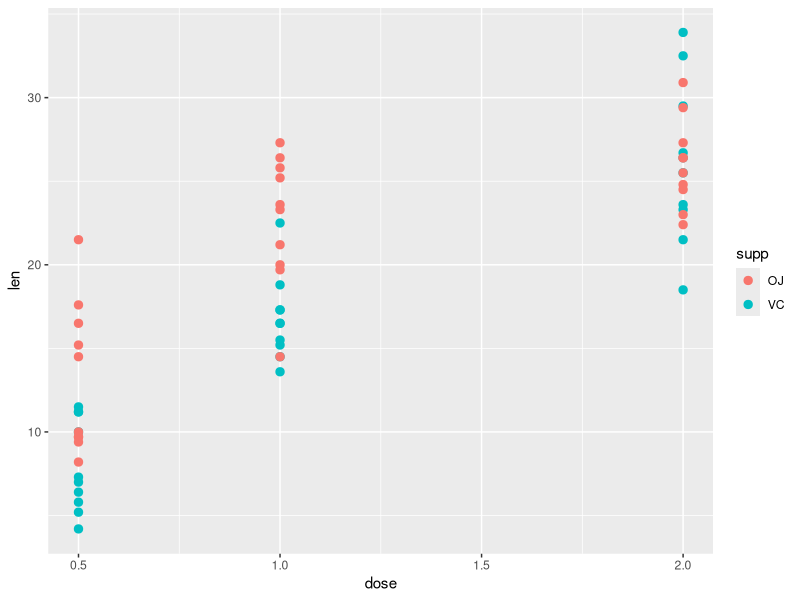
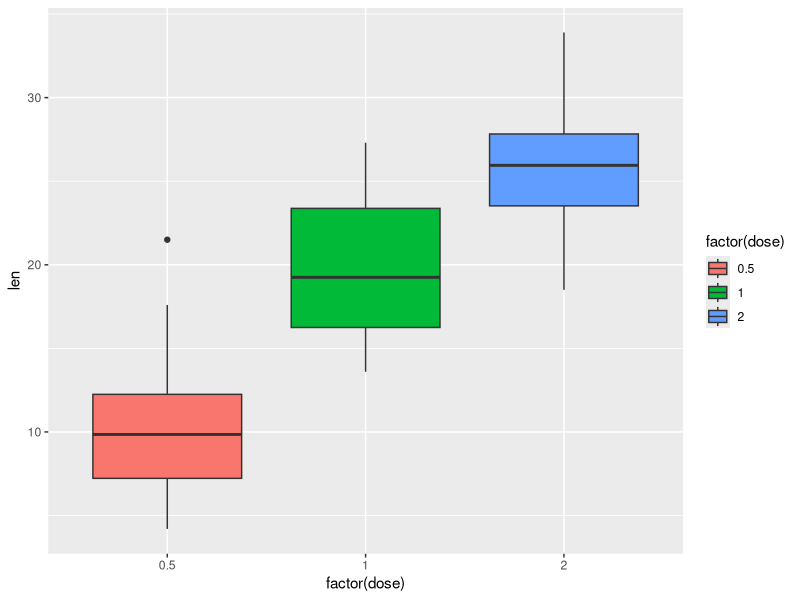

These charts were generated, in order, by the following R code:
## ---- chunk 1
library(datasets)
library(ggplot2)
str(ToothGrowth)
## ---- chunk 2
g <- ggplot(ToothGrowth, aes(dose, len))
g <- g + geom_point(aes(colour = supp), size = 2.5)
g
## ---- chunk 3
g <- ggplot(ToothGrowth, aes(factor(dose), len))
g <- g + geom_boxplot(aes(fill = factor(dose)))
g
## ---- chunk 4
summary(ToothGrowth)
## ---- chunk 5
t.test(len ~ supp, data = ToothGrowth)
## ---- chunk 6
t.test(len ~ supp, data = ToothGrowth)$p.value
## ---- chunk 7
library(dplyr)

d0.5to1 <- filter(ToothGrowth, dose %in% c(0.5, 1.0))
d1to2 <- filter(ToothGrowth, dose %in% c(1.0, 2.0))
d0.5to2 <- filter(ToothGrowth, dose %in% c(0.5, 2.0))
## ---- chunk 8
t.test(len ~ dose, data = d0.5to1)$p.value
t.test(len ~ dose, data = d0.5to1)$conf.int[1:2]
## ---- chunk 9
t.test(len ~ dose, data = d1to2)$p.value
t.test(len ~ dose, data = d1to2)$conf.int[1:2]
## ---- chunk 10
t.test(len ~ dose, data = d0.5to2)$p.value
t.test(len ~ dose, data = d0.5to2)$conf.int[1:2]
